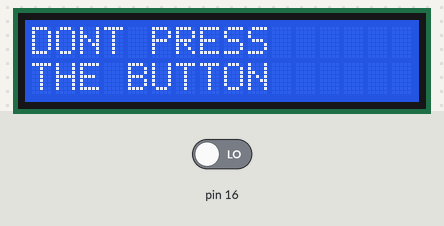
The sketch below on a simulated Arduino Uno, built with avr-gcc and run on an emulated ATmega328P. Parts: 16×2 character LCD. The test bench sets the inputs (shaded band); at power-on: pin 16 LOW.

Above: at 1.2 s.
1.3 s: pin 16 driven HIGH
At 2.6 s:
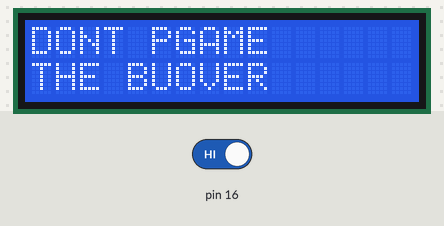
3.1 s: pin 16 driven LOW
At 3.9 s:
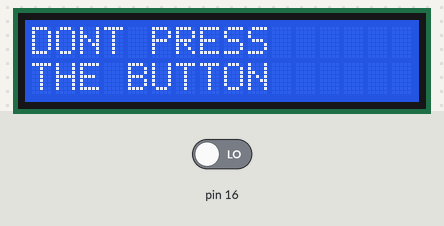
Timing chart, 0 to 6.1 s (numbered marks = the images above; inputs shaded):
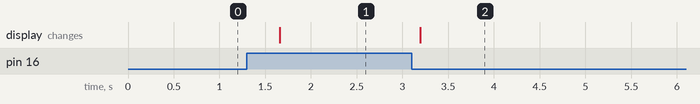

Measured:
- after the input at 1.3 s, the display: changes after 0.36 s (image 1)
- after the input at 3.1 s, the display: changes after 0.09 s (image 2)

The sketch:

displayLCD.ino
```cpp
#include <LiquidCrystal_I2C.h>

LiquidCrystal_I2C lcd(0x27,16,2);
int buttonState = 0;


void setup() {
  lcd.init();
  lcd.clear();
  lcd.backlight();
  pinMode(16, INPUT);

  //print GAME OVER
  lcd.setCursor(0, 0);
  lcd.print("DONT PRESS");
  lcd.setCursor(0,1);
  lcd.print("THE BUTTON");
}

void loop() {
  // put your main code here, to run repeatedly:
  //print GAME OVER
  buttonState = digitalRead(16);

  if(buttonState == HIGH){
    lcd.setCursor(6, 0);
    lcd.print("GAME");
    lcd.setCursor(6, 1);
    lcd.print("OVER");
  }
  else if(buttonState == LOW){
    lcd.setCursor(0, 0);
    lcd.print("DONT PRESS");
    lcd.setCursor(0,1);
    lcd.print("THE BUTTON");
  }

  delay(500);
}
```
